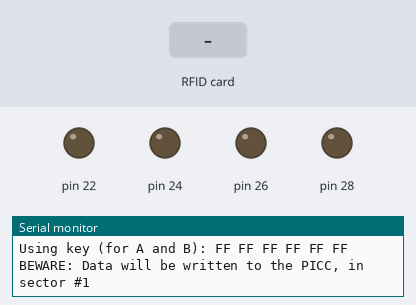
Recording of a sketch running on a simulated Arduino Mega 2560, built with avr-gcc and run on an emulated ATmega2560. Parts: output pins drawn as LEDs (lit = HIGH), the last lines printed to the serial monitor. Dashed ring = blinking. The test bench sets the inputs (shaded band). Pins used as bus, display or sensor lines are not drawn.

Above: at 1.3 s.
1.4 s: RFID card 5E 7A 19 C4 held to the reader
At 2.66 s:
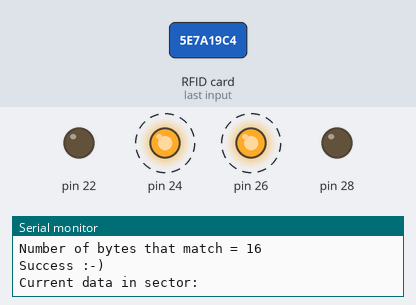
At 3.16 s:
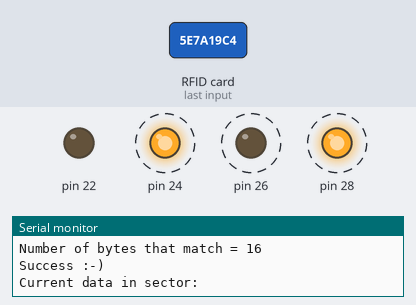
Timing chart, 0 to 5.6 s (numbered marks = the images above; inputs shaded):
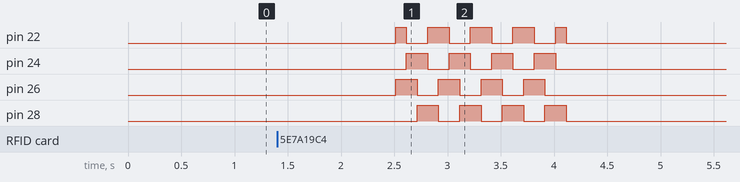

Measured:
- after the input at 1.4 s, pin 22: goes HIGH 0.10 s, 3 × (LOW 0.20 s, HIGH 0.20 s), LOW 0.20 s, HIGH 0.10 s, then LOW, starting after 1.1 s; pin 24: alternates HIGH for 0.20 s and LOW for 0.20 s, 8 changes in all, then stays LOW, starting after 1.2 s

The sketch:

sketch_nov01a.ino
```cpp
#include <SPI.h>
#include <MFRC522.h>

#define RST_PIN         9
#define SS_PIN          53

MFRC522 mfrc522(SS_PIN, RST_PIN);

MFRC522::MIFARE_Key key;

/**
 * Initialize.
 */
void setup() {
    Serial.begin(9600); // Initialize serial communications with the PC
    while (!Serial);    // Do nothing if no serial port is opened (added for Arduinos based on ATMEGA32U4)
    SPI.begin();        // Init SPI bus
    mfrc522.PCD_Init(); // Init MFRC522 card


    for (byte i = 0; i < 6; i++) {
        key.keyByte[i] = 0xFF;
    }

    Serial.println(F("Scan a MIFARE Classic PICC to demonstrate read and write."));
    Serial.print(F("Using key (for A and B):"));
    dump_byte_array(key.keyByte, MFRC522::MF_KEY_SIZE);
    Serial.println();

    Serial.println(F("BEWARE: Data will be written to the PICC, in sector #1"));
    Serial1.begin(9600);

    for(int i=22;i<30;i = i+2)
         pinMode(i,OUTPUT);
}

/**
 * Main loop.
 */
void loop() {

    if ( ! mfrc522.PICC_IsNewCardPresent())
        return;


    if ( ! mfrc522.PICC_ReadCardSerial())
        return;
  int a;
  a = Serial.read();

    Serial.print(F("Card UID:"));
    dump_byte_array(mfrc522.uid.uidByte, mfrc522.uid.size);
    Serial.println();
    Serial.print(F("PICC type: "));
    MFRC522::PICC_Type piccType = mfrc522.PICC_GetType(mfrc522.uid.sak);
    Serial.println(mfrc522.PICC_GetTypeName(piccType));


    if (    piccType != MFRC522::PICC_TYPE_MIFARE_MINI
        &&  piccType != MFRC522::PICC_TYPE_MIFARE_1K
        &&  piccType != MFRC522::PICC_TYPE_MIFARE_4K)
  {
        Serial.println(F("This sample only works with MIFARE Classic cards."));
        return;
    }


    byte sector         = 1;
    byte blockAddr      = 4;
    byte dataBlock[]    = {
        0x03, 0x01, 0x04, 0x00,
        0x01, 0x00, 0x03, 0x09,
        0x04, 0x00, 0x00, 0x00,
        0x00, 0x00, 0x00, 0x00
    };
    byte trailerBlock   = 7;
    MFRC522::StatusCode status;
    byte buffer[18];
    byte size = sizeof(buffer);

    // Authenticate using key A
    Serial.println(F("Authenticating using key A..."));
    status = (MFRC522::StatusCode) mfrc522.PCD_Authenticate(MFRC522::PICC_CMD_MF_AUTH_KEY_A, trailerBlock, &key, &(mfrc522.uid));
    if (status != MFRC522::STATUS_OK) {
        Serial.print(F("PCD_Authenticate() failed: "));
        Serial.println(mfrc522.GetStatusCodeName(status));
        return;
    }

    // Show the whole sector as it currently is
    Serial.println(F("Current data in sector:"));
    mfrc522.PICC_DumpMifareClassicSectorToSerial(&(mfrc522.uid), &key, sector);
    Serial.println();

    // Read data from the block
    Serial.print(F("Reading data from block ")); Serial.print(blockAddr);
    Serial.println(F(" ..."));
    status = (MFRC522::StatusCode) mfrc522.MIFARE_Read(blockAddr, buffer, &size);
    if (status != MFRC522::STATUS_OK) {
        Serial.print(F("MIFARE_Read() failed: "));
        Serial.println(mfrc522.GetStatusCodeName(status));
    }
    Serial.print(F("Data in block ")); Serial.print(blockAddr); Serial.println(F(":"));
    dump_byte_array(buffer, 16); Serial.println();


    Serial.println();

    // Authenticate using key B
    Serial.println(F("Authenticating again using key B..."));
    status = (MFRC522::StatusCode) mfrc522.PCD_Authenticate(MFRC522::PICC_CMD_MF_AUTH_KEY_B, trailerBlock, &key, &(mfrc522.uid));
    if (status != MFRC522::STATUS_OK) {
        Serial.print(F("PCD_Authenticate() failed: "));
        Serial.println(mfrc522.GetStatusCodeName(status));
        return;
    }

  for( byte i =0 ; i < 10;i++)
    dataBlock[i] = buffer[i];
  byte temp = buffer[10];
  byte temp2 = millis()%60;
  if(a == '0')
    temp = 0;
  else
    temp = temp+1;
  long time;
  time = millis();
  byte ta,tb;
  ta = time>>18;
  tb = time>>10;


    // Write data to the block
    Serial.print(F("Writing data into block ")); Serial.print(blockAddr);
    Serial.println(F(" ..."));
  dataBlock[10] = temp;
  dataBlock[11] = temp2;

  if(temp%2 == 1){
    dataBlock[12] = ta;
    dataBlock[13] = tb;
    dataBlock[14] = buffer[14];
    dataBlock[15] = buffer[15];
  }
  else{
    dataBlock[12] = buffer[12];
    dataBlock[13] = buffer[13];
    dataBlock[14] = ta;
    dataBlock[15] = tb;
  }

    dump_byte_array(dataBlock, 16); Serial.println();
    status = (MFRC522::StatusCode) mfrc522.MIFARE_Write(blockAddr, dataBlock, 16);
    if (status != MFRC522::STATUS_OK) {
        Serial.print(F("MIFARE_Write() failed: "));
        Serial.println(mfrc522.GetStatusCodeName(status));
    }
    Serial.println();

    // Read data from the block (again, should now be what we have written)
    Serial.print(F("Reading data from block ")); Serial.print(blockAddr);
    Serial.println(F(" ..."));
    status = (MFRC522::StatusCode) mfrc522.MIFARE_Read(blockAddr, buffer, &size);
    if (status != MFRC522::STATUS_OK) {
        Serial.print(F("MIFARE_Read() failed: "));
        Serial.println(mfrc522.GetStatusCodeName(status));
    }
    Serial.print(F("Data in block ")); Serial.print(blockAddr); Serial.println(F(":"));
    dump_byte_array(buffer, 16); Serial.println();
 // start communicating with fpga
  Serial1.print(buffer[6]);
    delay(100);Serial.println(buffer[6]);
    Serial1.print(buffer[7]);
    delay(100);Serial.println(buffer[7]);
    Serial1.print(buffer[8]);
    delay(100);Serial.println(buffer[8]);
    Serial1.print(buffer[9]);
    delay(100);Serial.println(buffer[9]);
    Serial1.write(buffer[10]);
    delay(100); Serial.println(buffer[10]);
  int time_c;
  byte tc1,tc2;
  if(temp%2 == 1){
    Serial1.write(buffer[11]);
    delay(100); Serial.println(buffer[11]);
    Serial1.write(buffer[11]);
    delay(100);Serial.println(buffer[11]);
  }
  else{
    time_c = (buffer[14] - buffer[12])*256+(buffer[15] - buffer[13]);
    tc1 = time_c/60;
    tc2 = time_c%60;
    Serial1.write(tc1);
    delay(100);Serial.println(tc1);
    Serial1.write(tc2);
    delay(100);Serial.println(tc2);
  }


    // Check that data in block is what we have written

    Serial.println(F("Checking result..."));
    byte count = 0;
    for (byte i = 0; i < 16; i++) {
        // Compare buffer (= what we've read) with dataBlock (= what we've written)
        if (buffer[i] == dataBlock[i])
            count++;
    }
    Serial.print(F("Number of bytes that match = ")); Serial.println(count);
    if (count == 16) {
        Serial.println(F("Success :-)"));
    } else {
        Serial.println(F("Failure, no match :-("));
        Serial.println(F("  perhaps the write didn't work properly..."));
    }
    Serial.println();

    // Dump the sector data
    Serial.println(F("Current data in sector:"));
    mfrc522.PICC_DumpMifareClassicSectorToSerial(&(mfrc522.uid), &key, sector);
    Serial.println();
    int n;
    int i;
  n = 4;
  //drive the motor
  if(temp%2 == 1){
    for(i = 0;i < n;i++){
    digitalWrite(22,1);digitalWrite(26,1);digitalWrite(24,0);digitalWrite(28,0);
    delay(100);
    digitalWrite(26,1);digitalWrite(24,1);digitalWrite(22,0);digitalWrite(28,0);
    delay(100);
    digitalWrite(24,1);digitalWrite(28,1);digitalWrite(22,0);digitalWrite(26,0);
    delay(100);
    digitalWrite(28,1);digitalWrite(22,1);digitalWrite(24,0);digitalWrite(26,0);
    delay(100);}
  }
  else{
    for(i = 0;i < n;i++){
    digitalWrite(28,1);digitalWrite(22,1);digitalWrite(24,0);digitalWrite(26,0);
    delay(100);
    digitalWrite(24,1);digitalWrite(28,1);digitalWrite(22,0);digitalWrite(26,0);
    delay(100);
    digitalWrite(26,1);digitalWrite(24,1);digitalWrite(22,0);digitalWrite(28,0);
    delay(100);
    digitalWrite(22,1);digitalWrite(26,1);digitalWrite(24,0);digitalWrite(28,0);
    delay(100);}
  }
    digitalWrite(22,0);digitalWrite(26,0);digitalWrite(24,0);digitalWrite(28,0);

    // Halt PICC
    mfrc522.PICC_HaltA();
    // Stop encryption on PCD
    mfrc522.PCD_StopCrypto1();
}


void dump_byte_array(byte *buffer, byte bufferSize) {
    for (byte i = 0; i < bufferSize; i++) {
        Serial.print(buffer[i] < 0x10 ? " 0" : " ");
        Serial.print(buffer[i], HEX);
    }
}
```
